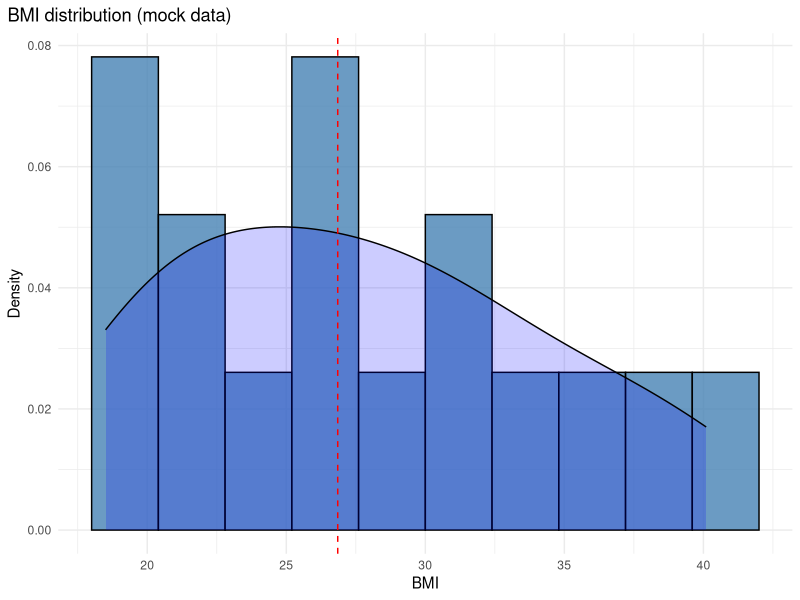
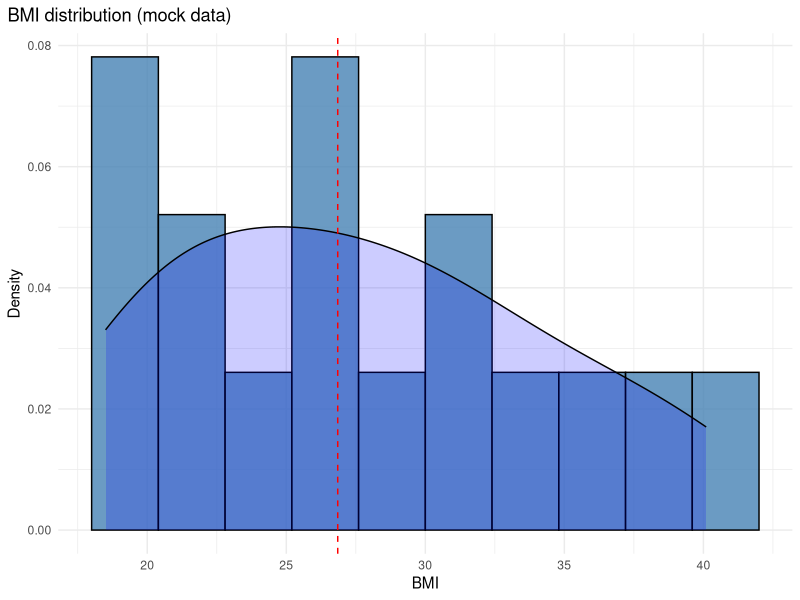

Write the R code that produced these figures, in order.
## import libraries
library(ggplot2)
library(here)

bmi_distribution <- c(18.5, 19.0, 20.2, 21.5, 22.8, 24.0, 25.4, 26.1,
                      27.6, 29.0, 30.2, 31.5, 33.0, 35.2, 37.8, 40.1)

plot_bmi_bar <- ggplot(data.frame(bmi = bmi_distribution), aes(x = bmi)) +
  geom_histogram(aes(y = ..density..), bins = 10, fill = "steelblue", colour = "black", alpha = 0.8) +
  geom_density(fill = "blue", alpha = 0.2) +
  geom_vline(xintercept = median(bmi_distribution), linetype = "dashed", colour = "red") +
  labs(
    title = "BMI distribution (mock data)",
    x = "BMI",
    y = "Density"
  ) +
  theme_minimal() +
  theme(
    plot.title.position = "plot",
    plot.caption.position = "plot"
  )


dir.create(here::here("output", "plots"), recursive = TRUE, showWarnings = FALSE)

ggsave(
  filename = here::here("output", "plots", "plot_bmi_bar.png"),
  plot = plot_bmi_bar,
  units = "cm",
  height = 15,
  width = 15
)


plot_bmi_bar
